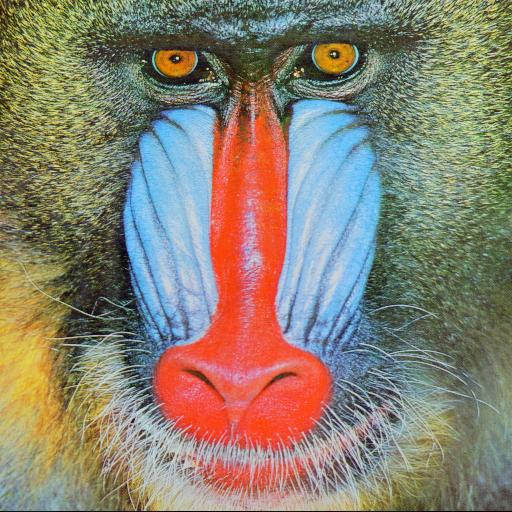
%> input picture localVariance&entropy/Baboon.jpg, 512 x 512 px, given in place of Lenna.png, which was not available
$ octave main.m   (GNU Octave 9; MATLAB toolbox functions it lacks are replaced by stand-ins)
%> lines starting %> are read from the running program, lines starting %| are printed output that depends on the picture; pictures that were not available may be replaced by others from this repository, and a replacement may not be noted
clear all; close all; clc;figure;


colorImgLenna = imread('Lenna.png');
%> colorImgLenna is the input picture: size 512x512x3 uint8; mean R, G, B 137.4, 128.8, 113.2
grayImgLenna = rgb2gray(colorImgLenna);
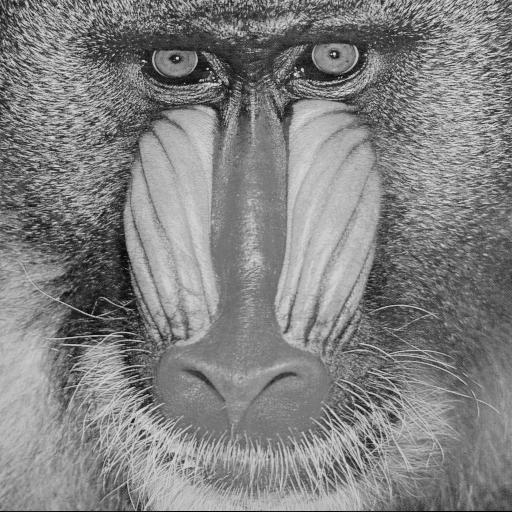
%> grayImgLenna: size 512x512 uint8; min 1, max 238, mean 129.6
entropyLenna = entropy(grayImgLenna);
%> entropyLenna = 7.37
doubleImgLenna = double(grayImgLenna);
imgLennaVariance = var(doubleImgLenna(:));
%> imgLennaVariance = 1800.3
subplot(1,2,1);
imshow(grayImgLenna);
title(entropyLenna);
figure;
histogram(grayImgLenna);
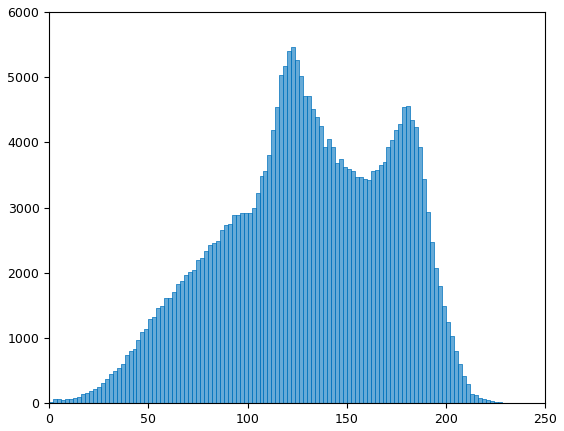
%> figure redrawn from the program's plot data; tallest bar 5469 high, from x = 122 to 124


colorImgBaboon = imread('Baboon.jpg');
grayImgBaboon = rgb2gray(colorImgBaboon);
entropyBaboon = entropy(grayImgBaboon);
%> entropyBaboon = 7.37
doubleImgBaboon = double(grayImgBaboon);
imgBaboonVariance = var(doubleImgBaboon(:));
%> imgBaboonVariance = 1800.3
subplot(1,2,2)
imshow(grayImgBaboon);
title(entropyBaboon);
figure;
histogram(grayImgBaboon);


%%%%%%%%%%%%%%%%%%%%%%%%%%%%%%%%%%%%%%%%%%%%%%%%%%%%%%%%%%%
figure;
img = grayImgBaboon;
maskSize = 32;
corrMat = zeros((length(img)/maskSize)^2,2);
 set(gca, 'YScale', 'log')
for i=1:length(img)/maskSize
    for j=1:length(img)/maskSize
        mask = img((i-1)*maskSize+1:i*maskSize,(j-1)*maskSize+1:j*maskSize);
        corrMat((i-1)*(length(img)/maskSize)+j,1) = entropy(mask);
        corrMat((i-1)*(length(img)/maskSize)+j,2) = var(double(mask(:)));
        if((i-1)*(length(img)/maskSize)+j==237)
            imshow(mask)
            aa=mask
        end
        %hold on;
        %plot(corrMat((i-1)*(length(img)/maskSize)+j,1),corrMat((i-1)*(length(img)/maskSize)+j,2),'b*');
    end
end
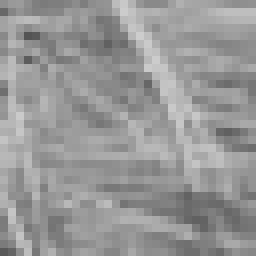
%> aa: size 32x32 uint8 (shown 8 times larger); min 84, max 205, mean 151.3
%> after the loop, corrMat = 256 rows, first 12: [7.24 1989.6; 7.18 1562.6; 7.26 1853.8; 7.24 1788.7; 7.1 1428.9; 7.14 1648.9; 7.05 1411.5; 7.12 1658.8; 7.16 1627.2; 7.13 1584.2; 7.09 1501.8; 7.13 1615.4]
pearson = corrcoef(corrMat(:,1),corrMat(:,2));
%> pearson = [1 0.87; 0.87 1]
